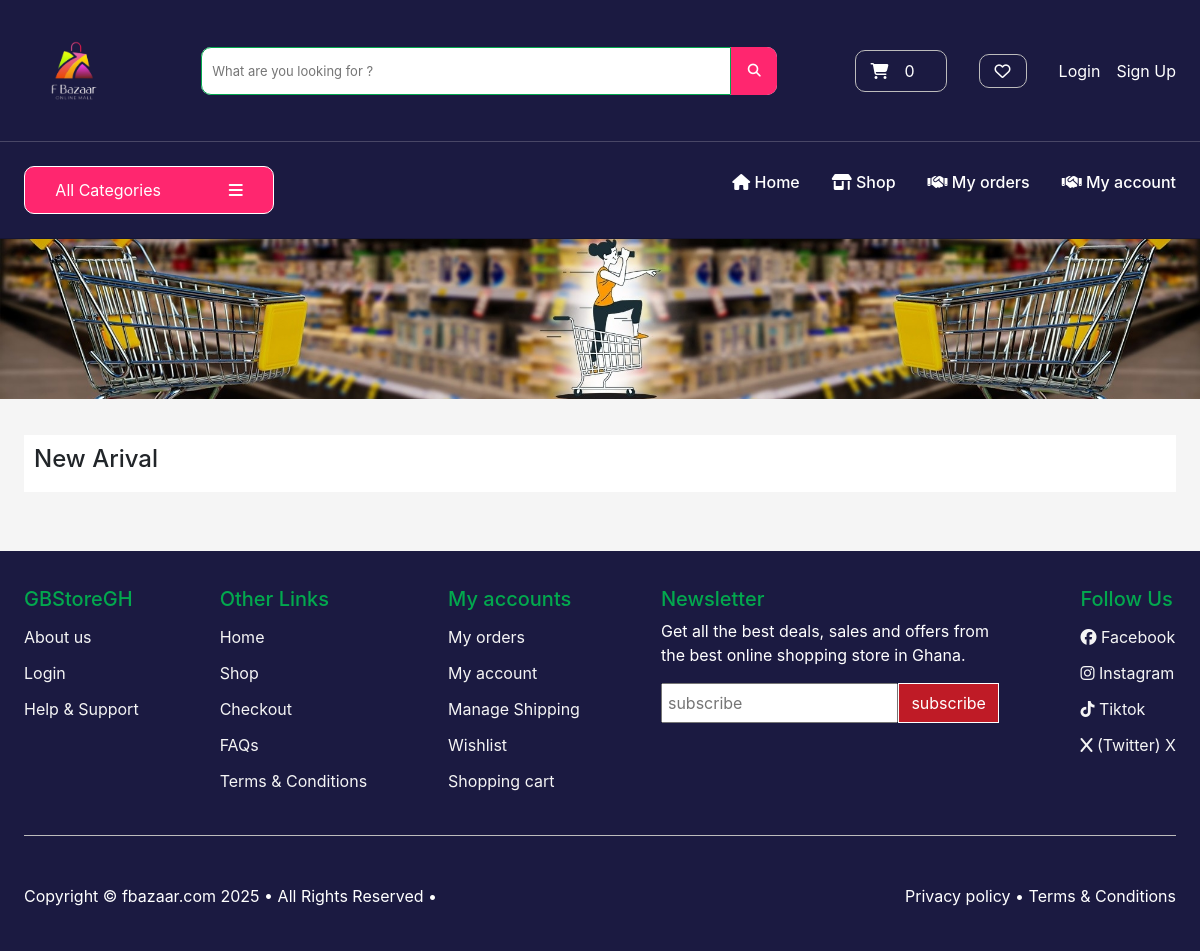
The app's page /product/, older data.
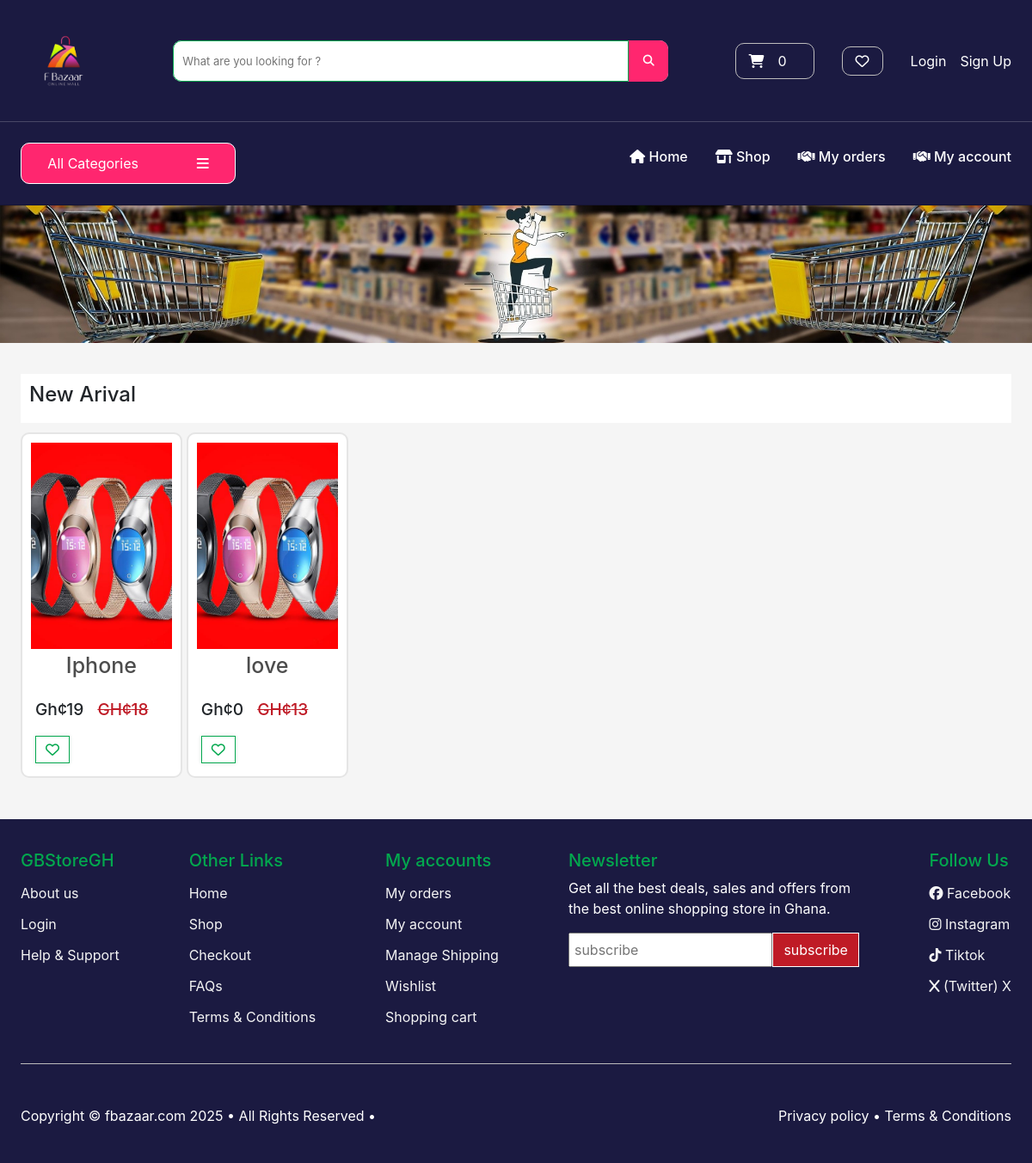
The same page, newer data.
### store/models.py (models this page shows, shortened)
class Product(models.Model):
    category = models.ForeignKey(Category, related_name='product', on_delete=models.CASCADE)
    title = models.CharField(max_length=200)
    content = models.CharField(max_length=200, null=True)
    description1 = models.CharField(max_length=250, blank=True, default="")
    description2 = models.CharField(max_length=250, blank=True, default="")
    description3 = models.CharField(max_length=250, blank=True, default="")
    description4 = models.CharField(max_length=250, blank=True, default="")
    description5 = models.CharField(max_length=250, blank=True, default="")
    description6 = models.CharField(max_length=250, blank=True, default="")
    description7 = models.CharField(max_length=250, blank=True, default="")
    brand = models.CharField(max_length=100, default='un-branded')
    product_availability = models.CharField(max_length=20, choices=PRODUCT_AVAILABILITY, default='in stock')
    total_products = models.PositiveIntegerField(default=0)
    available_products = models.PositiveIntegerField(default=0)
    image1 = models.ImageField(upload_to='product1/img', default='default.jpg')
    image2 = models.ImageField(upload_to='product2/img', default='default.jpg')
    image3 = models.ImageField(upload_to='product3/img', default='default.jpg')
    normal_price = models.PositiveBigIntegerField(null=True)
    final_price = models.PositiveBigIntegerField()
    date_added = models.DateTimeField(auto_now_add=True)
    slug = models.SlugField(max_length=250, null=True)
    class Meta:
        verbose_name_plural = 'products'
        ordering = ['date_added',]
    def get_absolute_url(self):
        return reverse('product-info', args=[self.slug])

### store/views.py (the view)
# urls.py: path('product/', views.shop, name='shop'),
def shop(request):
    shops = Product.objects.all()
    if request.method == 'POST':
        email = request.POST['email']
        newletter = Newsletter(email=email)
        newletter.save()
        return redirect('index')
    context = {
        'shops': shops,
        'title': 'Shop'
    }
    return render(request, 'store/shop.html', context)

### cart/cart.py (called while the page is built)
    def __len__(self):
        return sum(item['qty'] for item in self.cart.values())

### cart/context_processors.py (called while the page is built)
def cart(request):
    return {'cart': Cart(request)}

### store/views.py (called while the page is built)
def categories(request):
    all_categories = Category.objects.all()
    return {'all_categories': all_categories}

### store/templates/store/shop.html (shortened to what this page needs)
{% extends 'store/base.html' %}
{% load static %}
{% block content %}
<div id="main-contents" style="display: none;">
  <div class="banner-container">
    <img src="{% static 'store/img/banner.jpg' %}" alt="Slide 2" />
  </div>
  <div class="product-main-container">
    <div class="product-container">
      <div class="heading">
        <h2>New Arival</h2>
      </div>
      <div class="product-dsiplay-grid">
        {% for product in shops %}
        <div class="product">
          <a href="{{ product.get_absolute_url }}">
            <img src="{{ product.image1.url }}" alt="{{ product.title }}" />
            <h4 style="font-size: 25px;">{{ product.title }}</h4>
          </a>
          <div class="product-details">
            <div class="price-wishlist-btn">
              <div class="price">
                <p>Gh¢{{ product.final_price }}</p>
                <p class="canceled">GH¢{{ product.normal_price }}</p>
              </div>
              <div class="add-to-wishlist">
                <a href="{% url 'add-to-wishlist' product.slug %}">
                  <button> <i class="fa-regular fa-heart"></i> </button>
                </a>
              </div>
            </div>
          </div>
        </div>
        {% endfor %}
      </div>
    </div>
  </div>
</div>
{% endblock %}

Row changes from the older to the newer data that the page shows:
added Product: image1 (picture), title "Iphone", final_price "19", normal_price "18"
added Product: image1 (picture), title "love", final_price "0", normal_price "13"
